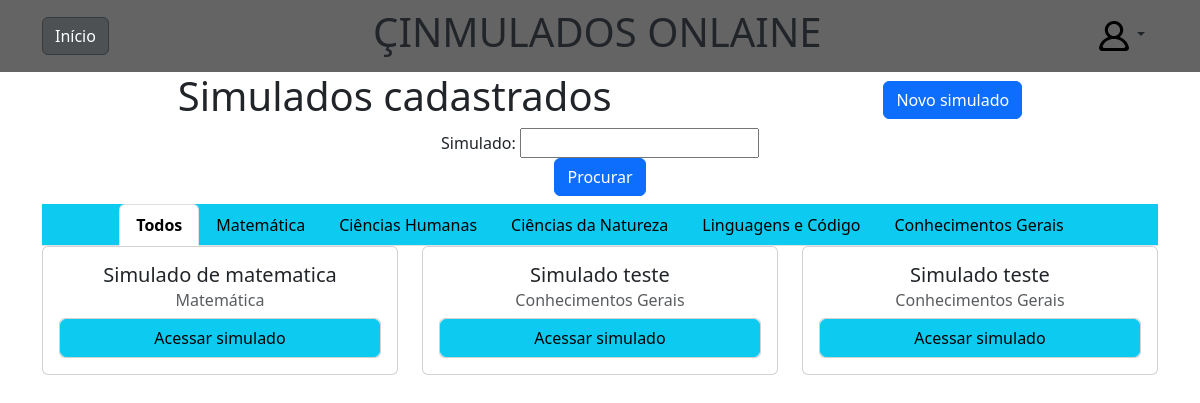
The page /list-tests/6 on the database as committed earlier.
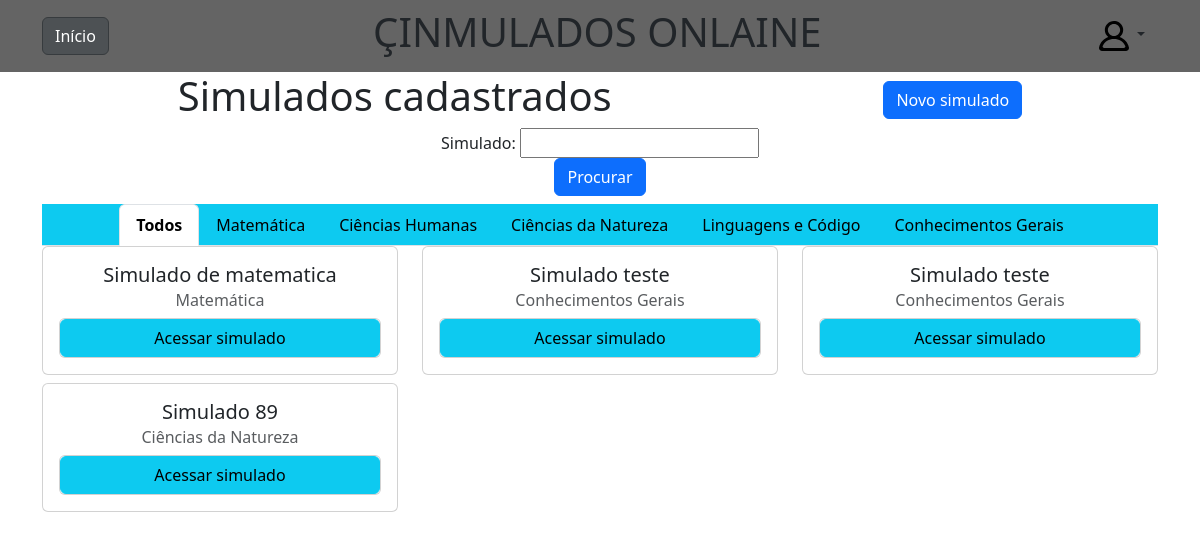
The same page on the database as committed later.
### tests/models.py (models this page shows, shortened)
class Test(models.Model):
    title = models.CharField(max_length=60)
    theme = models.CharField(max_length=2, choices=THEME_CHOICE)
    questions = models.ManyToManyField(Question)
    class Meta:
        verbose_name = "Simulado"
        verbose_name_plural = "Simulados"

### tests/views.py (the view)
# urls.py: path('list-tests/<int:theme_id>', views.list_tests, name='list_tests'),
def list_tests(request, theme_id):
    if request.method == 'GET':
        if theme_id<1 or theme_id> 5:
            tests = Test.objects.all()
        else:
            tests = Test.objects.filter(theme=theme_id)
    else:
        query = request.POST.get('query')
        tests = Test.objects.filter(Q(title__icontains=query))
    search_form = SearchForm()
    context = {
        'tests': tests,
        'tema': theme_id,
        'search_form': search_form
    }
    return render(request, 'tests/list-tests.html', context )

### tests/forms.py
class SearchForm(forms.Form):
    query = forms.CharField(label='Simulado', max_length=100, required=True)

### tests/templates/tests/list-tests.html
{% extends 'tests/tests-nav.html' %}
{% load static %}
{% block tests %}
  <div class="tab-content container" id="nav-tabContent">
    <div class="tab-pane fade show active tests-cards-div" id="nav-todos" role="tabpanel" aria-labelledby="nav-todos-tab">
      {%if tests%}
      <div class="row">
        {% for c in tests %}
        <div class="col-md-4 text-center">
          <div class="card inside-card md-2 mb-2 ">
            <div class="card-body">
              <h5 class="card-title">{{c.title}}</h5>
              <h6 class="card-subtitle mb-2 text-muted"> {{c.get_theme_display}}</h6>
              <div class="card">
                <a href="{% url 'tests:test_details' c.id%}" class=" btn btn-info card-link">Acessar simulado</a>
              </div>
            </div>
          </div>
        </div>
        {% endfor %}
      </div>
      {%else%}
      <div class="m-5">Nenhum simulado cadastrado</div>
      {%endif%}
    </div>
  </div>
{% endblock tests %}

Rows that differ between the two databases and show on the page:
added Test: title "Simulado 89", theme "Ciências da Natureza"
